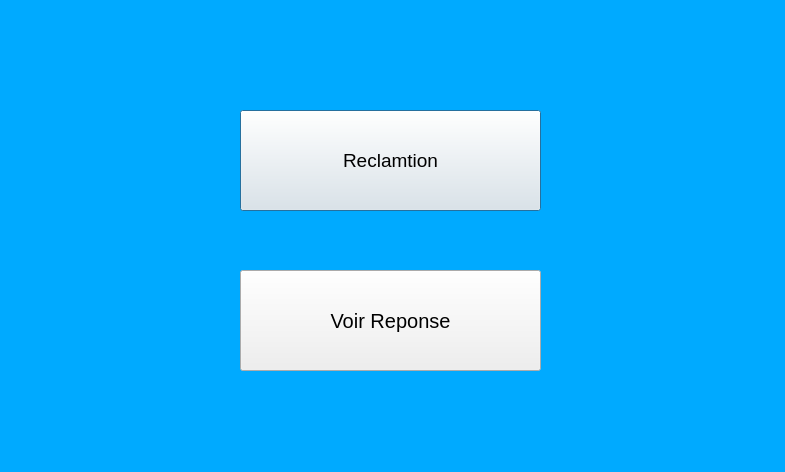
<?xml version="1.0" encoding="UTF-8"?>
<ui version="4.0">
 <class>ClientPage</class>
 <widget class="QDialog" name="ClientPage">
  <property name="geometry">
   <rect>
    <x>0</x>
    <y>0</y>
    <width>785</width>
    <height>472</height>
   </rect>
  </property>
  <property name="windowTitle">
   <string>Dialog</string>
  </property>
  <property name="styleSheet">
   <string notr="true">#ClientPage{
background:rgb(0, 170, 255);}</string>
  </property>
  <widget class="QPushButton" name="reclamtionClient">
   <property name="geometry">
    <rect>
     <x>240</x>
     <y>110</y>
     <width>301</width>
     <height>101</height>
    </rect>
   </property>
   <property name="font">
    <font>
     <pointsize>14</pointsize>
    </font>
   </property>
   <property name="text">
    <string>Reclamtion</string>
   </property>
  </widget>
  <widget class="QPushButton" name="reponseAdmin">
   <property name="geometry">
    <rect>
     <x>240</x>
     <y>270</y>
     <width>301</width>
     <height>101</height>
    </rect>
   </property>
   <property name="font">
    <font>
     <pointsize>15</pointsize>
    </font>
   </property>
   <property name="text">
    <string>Voir Reponse</string>
   </property>
  </widget>
 </widget>
 <resources/>
 <connections/>
</ui>
